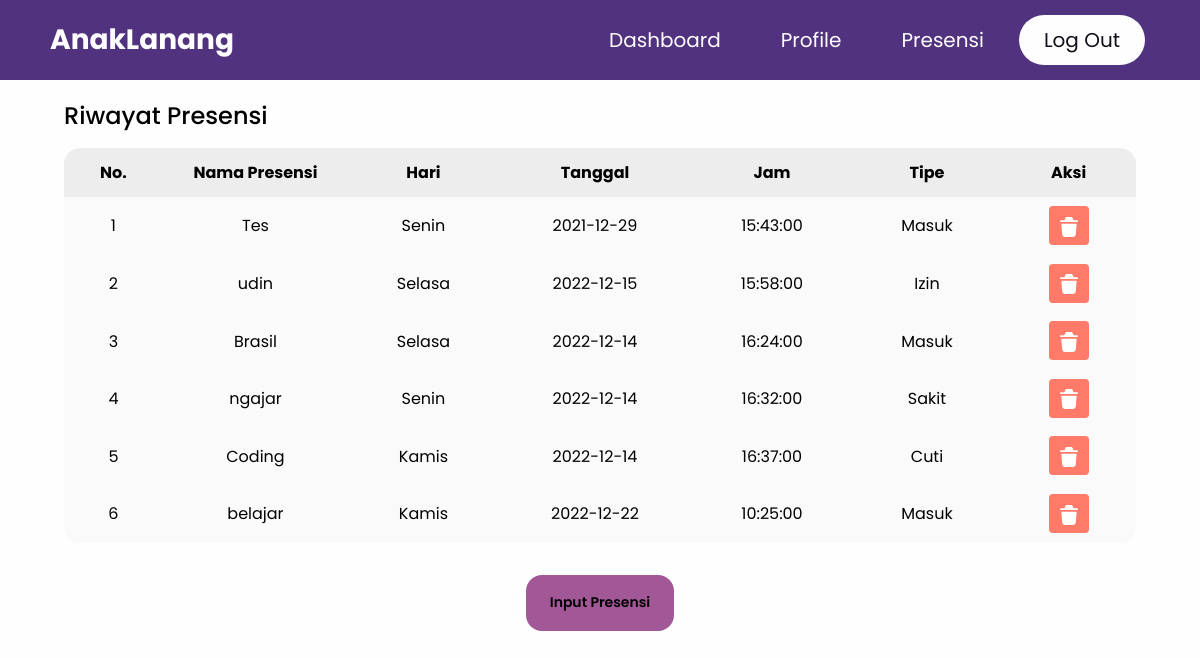
Page /presensi.php (signed in) on the committed database.
### tables this page shows
CREATE TABLE `presensi` (
  `id` int(11) NOT NULL,
  `nama` varchar(255) NOT NULL,
  `tanggal` date NOT NULL,
  `tipe` enum('Masuk','Izin','Sakit','Cuti') NOT NULL,
  `hari` enum('Senin','Selasa','Rabu','Kamis') NOT NULL,
  `jam` time NOT NULL
);

### config/function.php (called while the page is built, shortened)
<?php
$conn = mysqli_connect('localhost', 'root', '') or
    die('Unable to connect. Check your connection parameters.');
mysqli_select_db($conn, 'anaklanang') or die(mysqli_error($conn));
function query($query)
{
    global $conn;
    $result = mysqli_query($conn, $query);
    $rows = [];
    while ($row = mysqli_fetch_assoc($result)) {
        $rows[] = $row;
    }
    return $rows;
}

### presensi.php (the view, shortened to what this page needs)
<?php
include 'config/function.php';
$presensi = query("SELECT * FROM presensi");
?>
<!DOCTYPE html>
<html lang="en">
<head>
    <rel="apple-touch-icon" sizes="180x180" href="/img/icon AL 180x180.png">
    <link rel="stylesheet" href="https://cdnjs.cloudflare.com/ajax/libs/font-awesome/4.7.0/css/font-awesome.min.css">
    <link rel="stylesheet" media="all" href="css/presensi.css">
    <link rel="stylesheet" href="css/navbar.css">
</head>
<body>
    <header>
        <div class="logo">AnakLanang</div>
        <nav class="nav-bar">
            <ul>
                <li>
                    <a href="dashboard.php">Dashboard</a>
                </li>
                <li>
                    <a href="profile.php">Profile</a>
                </li>
                <li>
                    <a href="presensi.php">Presensi</a>
                </li>
                <li>
                    <a href="logout.php"class="active" onclick="return confirm('Apakah kamu yakin untuk keluar?');">Log Out</a>
                </li>
            </ul>
        </nav>
    </header>
        <div class="presensi">
                <div class="presensi-container">
                    <div class="presensi-stage h5 mobile-show">Riwayat Presensi</div>
                    <table cellspacing="0" cellpadding="0">
                        <thead>
                            <th>No. </th>
                            <th>Nama Presensi</th>
                            <th>Hari</th>
                            <th>Tanggal</th>
                            <th>Jam</th>
                            <th>Tipe</th>
                            <th>Aksi</th>
                        </thead>
                        <?php $i = 1 ?>
                        <?php foreach ($presensi as $row) : ?>
                            <tbody>
                                <tr>
                                    <td data-label="No." class="index"><?= $i; ?></td>
                                    <td data-label="Nama" class="index"><?= $row["nama"]; ?></td>
                                    <td data-label="Amount" class="index"><?= $row["hari"]; ?></td>
                                    <td data-label="Date" class="index"><?= $row["tanggal"]; ?></td>
                                    <td data-label="Time" class="index"><?= $row["jam"]; ?></td>
                                    <td data-label="Type" class="index"><?= $row["tipe"]; ?></td>
                                    <td data-label="Action">
                                        <a class="button red" href="config/delete.php?id=<?= $row["id"]; ?>" onclick=" return confirm('Yakin ingin menghapus data?')"><img class="icon-action" src="img/delete.svg" alt=""></a>
                                    </td>
                                </tr>
                            </tbody>
                            <?php $i++; ?>
                        <?php endforeach; ?>
                    </table>
                    <div class="btn-center">
                        <button class="btn btn-primary" onclick=" window.location.href='input.php'">Input Presensi</button>
                    </div>
                </div>
            </div>
</body>
</html>

### css/presensi.css (style rules this page uses)
* { -webkit-font-smoothing: antialiased !important; text-rendering: optimizeSpeed !important; scroll-behavior: smooth !important; font-family: "Poppins", sans-serif !important; }
*, *:before, *:after { -webkit-box-sizing: inherit; box-sizing: inherit; }
html, body, div, a, img, nav { margin: 0; padding: 0; border: 0; vertical-align: baseline; }
html { -ms-text-size-adjust: 100%; -webkit-text-size-adjust: 100%; }
img, a img { border: none; }
button { cursor: pointer; background: none; margin: 0; padding: 0; border: 0; }
div, button, a, a:focus { outline: none; }
html { -webkit-box-sizing: border-box; box-sizing: border-box; }
a { text-decoration: none; }
a, button { -webkit-tap-highlight-color: rgba(0, 0, 0, 0); }
.presensi { display: -webkit-box; display: -ms-flexbox; display: flex; }
.presensi-container { -webkit-box-flex: 1; -ms-flex-positive: 1; flex-grow: 1; padding: 0 64px 64px; }
.presensi-stage { margin-bottom: 16px; }
table { width: 100%; border-collapse: collapse; border-radius: 16px; overflow: hidden; }
table td, table th { padding: 12px 15px; text-align: center; font-size: 16px; }
table th { background-color: #ededed; color: #000; }
table thead th:first-child { max-width: 5%; }
table td { padding: 16px 36px; background: #fafafa; }
img.icon-action { width: 24px !important; height: 24px !important; vertical-align: middle; }

### css/navbar.css (style rules this page uses)
* { margin: 0; padding: 0; list-style: none; text-decoration: none; font-family: "Google Sans Regular"; box-sizing: border-box; }
body { background: #fefefe; }
header { width: 100%; height: 80px; background: #51327F; display: flex; align-items: center; justify-content: space-between ; padding: 0 100px; margin-bottom: 20px; }
.logo { font-size: 28px; font-weight: bold; color: #fefefe; }
.nav-bar ul { display: flex; }
.nav-bar ul li a { display: block; color: #fefefe; font-size: 20px; padding: 10px 25px; border-radius: 50px; transition: 0.2s; margin: 0 5px; }
.nav-bar ul li a.active { color: #11101b; background: #fefefe; }
@media only screen and (max-width: 1320px) { header { padding: 0 50px; } }

### css/pallete.css (style rules this page uses)
:root { --color-black: #11142d !important; --color-white: #fff !important; --color-primary: #A25797 !important; --color-primary-darker: #DC77AC!important; --color-secondary: #3c4a4f !important; --color-secondary-darker: #918b76 !important; --color-secondary-lighter: #e4e4e4 !important; --color-gradient: radial-gradient(103.03% 103.03% at 0% 0%, #A25797 0%, #DC77AC 100%); }

### css/header.css (style rules this page uses)
header { position: relative; z-index: 10; display: -webkit-box; display: -ms-flexbox; display: flex; justify-content: end; -webkit-box-align: center; -ms-flex-align: center; align-items: center; padding: 48px 64px 36px; }

### css/typography.css (style rules this page uses)
.h5 { font-size: 24px; font-weight: 500; line-height: 1.33333; }

### css/button.css (style rules this page uses)
.btn { min-width: 114px; height: 56px; padding: 0 24px; border-radius: 16px; font-size: 14px; font-weight: 600; -webkit-transition: all 0.2s; -o-transition: all 0.2s; transition: all 0.2s; }
.button { padding: 8px; border-radius: 4px; color: var(--color-white) !important; -webkit-transition: 0.3s; -moz-transition: 0.3s; -o-transition: 0.3s; transition: 0.3s; }
.button.red { background: #ff7a68; }
.btn-primary { background-color: #A25797; }
.btn-center { margin-top: 32px; text-align: center; }
a { color: inherit; }

### css/input.css (style rules this page uses)
* { -webkit-font-smoothing: antialiased !important; text-rendering: optimizeSpeed !important; scroll-behavior: smooth !important; font-family: "Poppins", sans-serif !important; }

### rows in the picture
presensi: nama "Tes", hari "Senin", tanggal "2021-12-29", jam "15:43:00", tipe "Masuk"
presensi: nama "udin", hari "Selasa", tanggal "2022-12-15", jam "15:58:00", tipe "Izin"
presensi: nama "Brasil", hari "Selasa", tanggal "2022-12-14", jam "16:24:00", tipe "Masuk"
presensi: nama "ngajar", hari "Senin", tanggal "2022-12-14", jam "16:32:00", tipe "Sakit"
presensi: nama "Coding", hari "Kamis", tanggal "2022-12-14", jam "16:37:00", tipe "Cuti"
presensi: nama "belajar", hari "Kamis", tanggal "2022-12-22", jam "10:25:00", tipe "Masuk"
